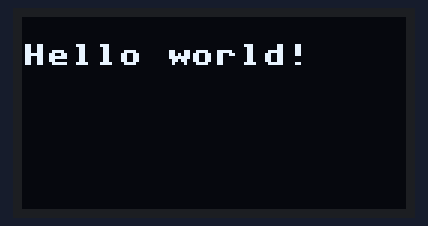
Simulated run of this program. Board: MicroPython board. Parts: 128×64 one-colour display. Library files of the repository ran but are not shown: ssd1306.py. At 6.2 s the program stops and its outputs stay as they are.

Above: at 1.2 s.
At 4.2 s:
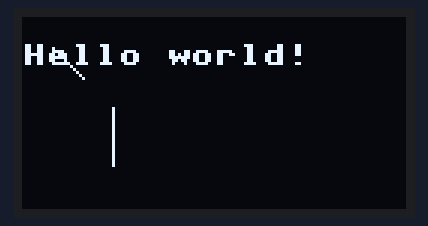
At 5.2 s:
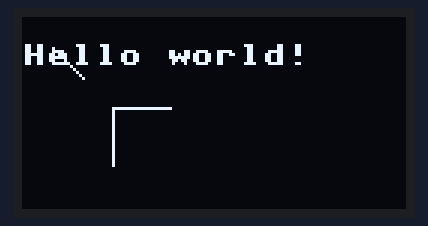

Measured:
- what the display in image 1 shows lasts 1.0 s, from 4.2 s to 5.2 s

The program:

oled_demo.py
```python
from machine import I2C,Pin
from oled.ssd1306 import SSD1306_I2C
import utime as time
i2c=I2C(0,sda=Pin(16),scl=Pin(17),freq=400000)
oled = SSD1306_I2C(128,64,i2c)
T=0.6

oled.fill(1)
oled.show()
oled.fill(0)
oled.show()
time.sleep(1)
oled.text('Hello world!',0,9,1)
oled.show()
time.sleep(1)
oled.pixel(20,20,1) #x20 y20处画点
oled.show()
time.sleep(1)
oled.line(10,10,20,20,1)# 画线
oled.show()
time.sleep(1)
oled.vline(30,30,20,1) # 画竖线
oled.show()
time.sleep(1)
oled.hline(30,30,20,1) #画横线
oled.show()
time.sleep(1)
oled.fill(1)
oled.show()
oled.fill(0)
oled.show()
```
